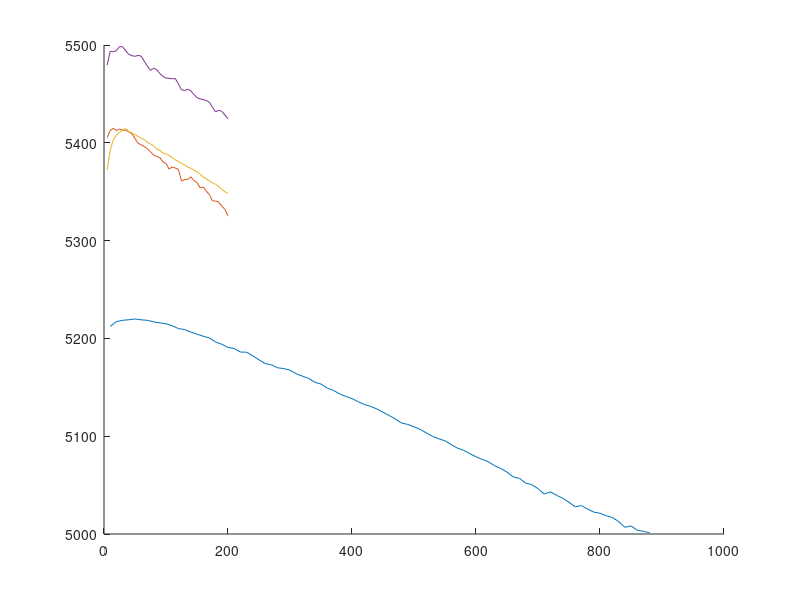
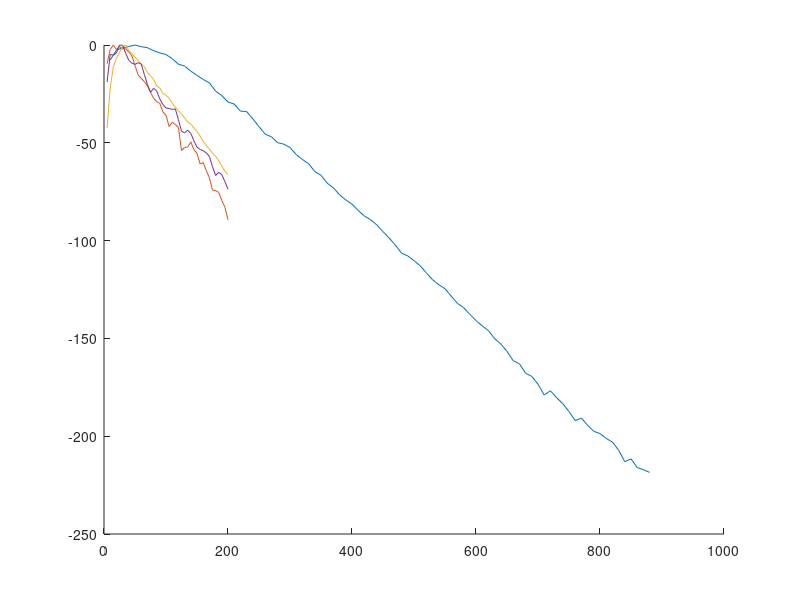
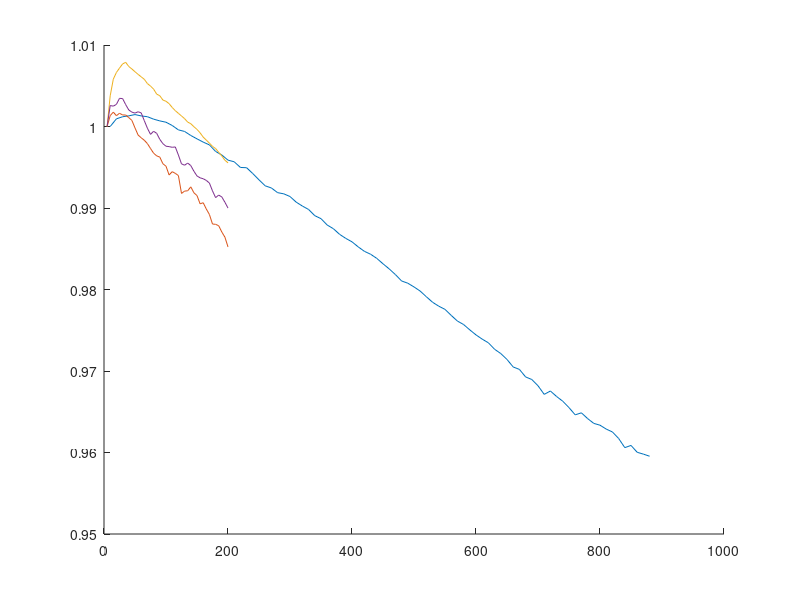
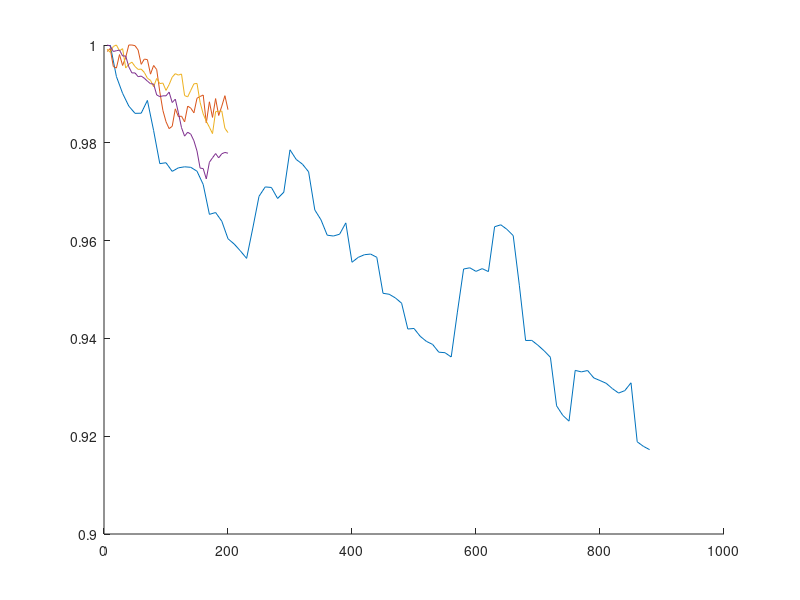

Write the MATLAB code that produced these figures, in order.
load int_temp.mat

k = 1;
while true
    if ~isfield(sim_handler{k},"current_sol")
        break
    end
   Ah_proc3(k) = max(sim_handler{k}.original_data.Ah)*3600;
   Cap_proc3(k) = sim_handler{k}.current_sol.Q;
   cycle_3(k) = k*5;
   k = k+1;
end

load max_temp.mat
k = 1;
while true
    if ~isfield(sim_handler{k},"current_sol")
        break
    end
    Ah_proc2(k) = max(sim_handler{k}.original_data.Ah)*3600;
    Cap_proc2(k) = sim_handler{k}.current_sol.Q;
    cycle_2(k) = k*5;
    k = k+1;
end

load paings1-200.mat
k = 1;
while true
    if ~isfield(sim_handler{k},"current_sol")
        break
    end
    Ah_proc1(k) = max(sim_handler{k}.original_data.Ah)*3600;
    Cap_proc1(k) = sim_handler{k}.current_sol.Q;
    cycle_1(k) = k*5;
    k = k+1;
end

load baseline1-800.mat
k = 1;
while true
    if ~isfield(sim_handler{k},"current_sol")
        break
    end
    Ah_b(k) = max(sim_handler{k}.original_data.Ah)*3600;
    Cap_b(k) = sim_handler{k}.current_sol.Q;
    cycle_b(k) = k*10;
    k = k+1;
end
window = 10; 
Cap_proc1_f  = movmean(Cap_proc1,  window);
Cap_proc2_f  = movmean(Cap_proc2,  window);
Cap_proc3_f = movmean(Cap_proc3, window);
Cap_b_f = movmean(Cap_b, window);

figure()
hold on
plot(cycle_b,Ah_b)
plot(cycle_3,Ah_proc3)
plot(cycle_2,Ah_proc2)
plot(cycle_1,Ah_proc1)

figure()
hold on
plot(cycle_b,Ah_b - max(Ah_b))
plot(cycle_3,Ah_proc3 - max(Ah_proc3))
plot(cycle_2,Ah_proc2 - max(Ah_proc2))
plot(cycle_1,Ah_proc1 - max(Ah_proc1))

figure()
hold on
plot(cycle_b,Ah_b/Ah_b(1))
plot(cycle_3,Ah_proc3/Ah_proc3(1))
plot(cycle_2,Ah_proc2/Ah_proc2(1))
plot(cycle_1,Ah_proc1/Ah_proc1(1))

figure()
hold on
plot(cycle_b,Cap_b_f/max(Cap_b_f))
plot(cycle_3,Cap_proc3_f/max(Cap_proc3_f))
plot(cycle_2,Cap_proc2_f/max(Cap_proc2_f))
plot(cycle_1,Cap_proc1_f/max(Cap_proc1_f))
